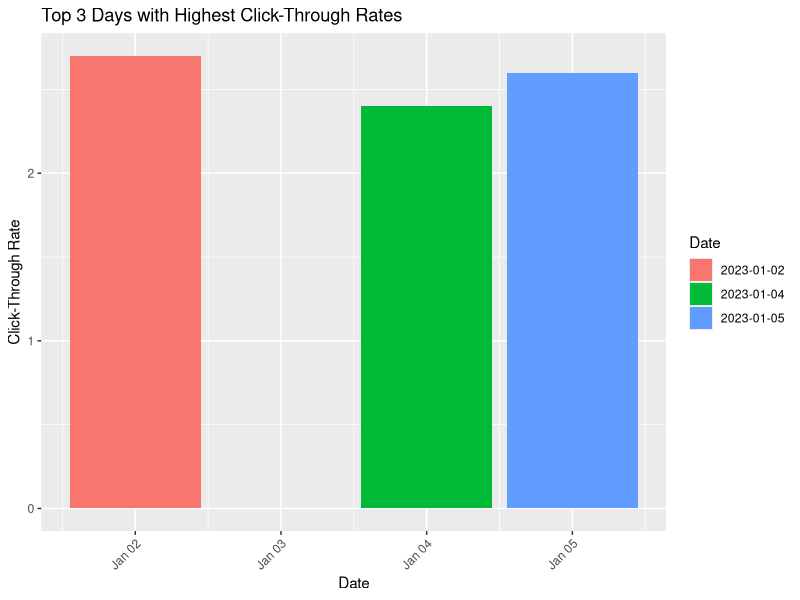
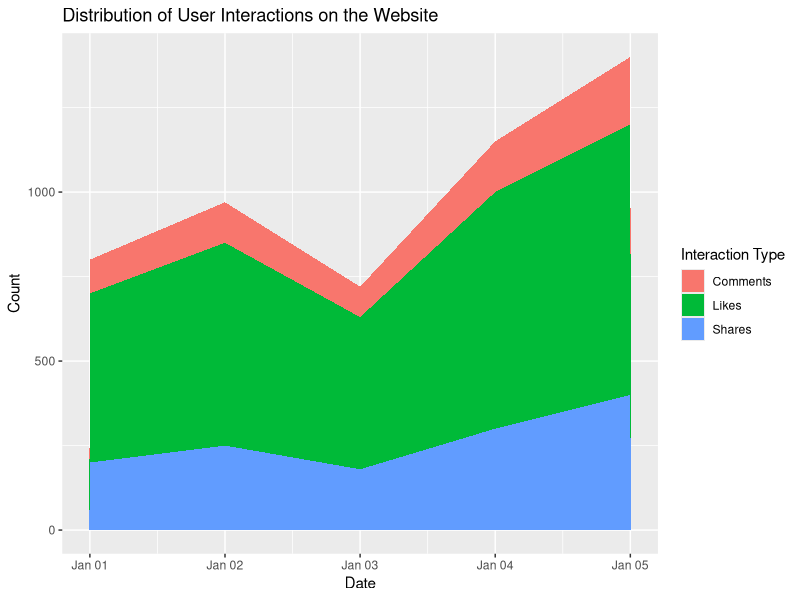

These figures' R source, in order:
# Assuming you have a data frame named 'click_through_data' with the given data
click_through_data <- data.frame(
  Date = as.Date(c("2023-01-01", "2023-01-02", "2023-01-03", "2023-01-04", "2023-01-05")),
  Page_Views = c(1500, 1600, 1400, 1650, 1800),
  Click_Through_Rate = c(2.3, 2.7, 2.0, 2.4, 2.6)
)

# Install and load necessary library (if not installed)
# install.packages("ggplot2")
library(ggplot2)

# Sort the data by Click-Through Rate in descending order
click_through_data_sorted <- click_through_data[order(-click_through_data$Click_Through_Rate), ]

# Set the number of top days you want to display
top_n_days <- 3  # Change this number based on your requirement

# Subset the data to get the top N days
top_days_data <- head(click_through_data_sorted, n = top_n_days)

# Bar chart for the top N days with the highest click-through rates
bar_chart_top_days <- ggplot(top_days_data, aes(x = Date, y = Click_Through_Rate, fill = as.factor(Date))) +
  geom_bar(stat = "identity") +
  labs(title = paste("Top", top_n_days, "Days with Highest Click-Through Rates"),
       x = "Date", y = "Click-Through Rate", fill = "Date") +
  theme(axis.text.x = element_text(angle = 45, hjust = 1))  # Rotate x-axis labels for better readability

# Display the chart
print(bar_chart_top_days)
# Assuming you have a data frame named 'interaction_data' with the given data
interaction_data <- data.frame(
  Date = as.Date(c("2023-01-01", "2023-01-02", "2023-01-03", "2023-01-04", "2023-01-05")),
  Likes = c(500, 600, 450, 700, 800),
  Shares = c(200, 250, 180, 300, 400),
  Comments = c(100, 120, 90, 150, 200)
)

# Install and load necessary library (if not installed)
# install.packages("ggplot2")
library(ggplot2)

# Reshape the data for plotting
interaction_data_long <- tidyr::gather(interaction_data, key = "Interaction_Type", value = "Count", -Date)

# Stacked area chart for the distribution of user interactions
stacked_area_chart <- ggplot(interaction_data_long, aes(x = Date, y = Count, fill = Interaction_Type)) +
  geom_area() +
  labs(title = "Distribution of User Interactions on the Website",
       x = "Date", y = "Count", fill = "Interaction Type")

# Display the chart
print(stacked_area_chart)
